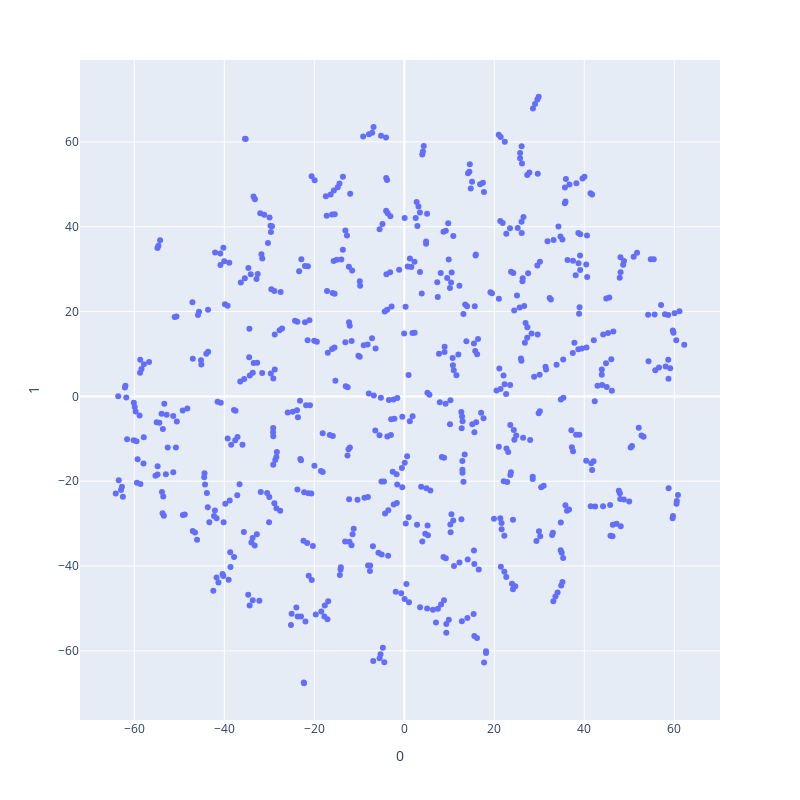

This figure's notebook cell:
### Code cell
fig = px.scatter(
    beowulf_projections, 
    x=0, y=1,
    hover_name = np.array(beowulf_vocab),
    width=800, 
    height=800
)
fig.show()

### Figure 1 — Plotly figure (JSON) as saved in the notebook; plotly's stock layout.template omitted (floating-point values rounded to 4 significant figures; data arrays with more than 128 entries replaced by an {"elided": "..."} marker saying what was removed)
{"data": [{"hovertemplate": "<b>%{hovertext}</b><br><br>0=%{x}<br>1=%{y}<extra></extra>", "hovertext": {"elided": "679 str values"}, "legendgroup": "", "marker": {"color": "#636efa", "symbol": "circle"}, "mode": "markers", "name": "", "orientation": "v", "showlegend": false, "type": "scatter", "x": {"elided": "679 float values"}, "xaxis": "x", "y": {"elided": "679 float values"}, "yaxis": "y"}], "layout": {"height": 800, "legend": {"tracegroupgap": 0}, "margin": {"t": 60}, "width": 800, "xaxis": {"anchor": "y", "autorange": true, "domain": [0, 1], "range": [-72.07, 70.16], "title": {"text": "0"}, "type": "linear"}, "yaxis": {"anchor": "x", "autorange": true, "domain": [0, 1], "range": [-76.3, 79.31], "title": {"text": "1"}, "type": "linear"}}}
